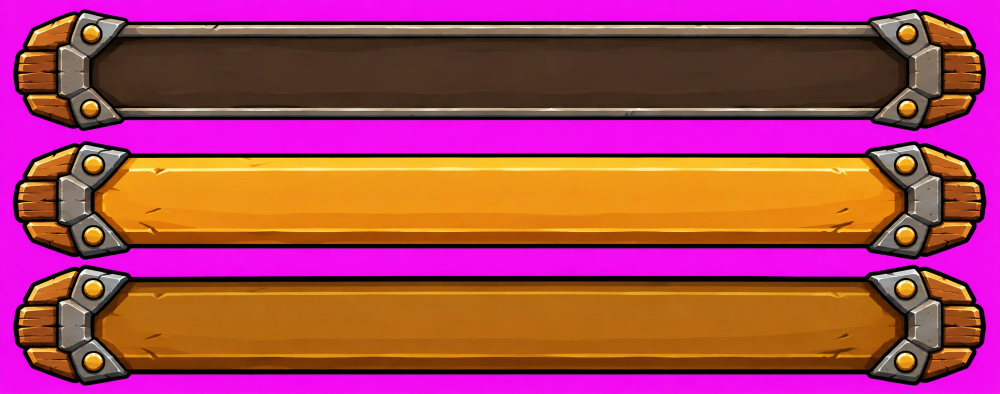
#> input picture artsrc/ui/ui_sheet.png, 1999 x 787 px, found by its file name (shown at 1/2 size)
$ python import_ui_art.py ../artsrc/ui/ui_sheet.png
#> lines starting #> are read from the running program, lines starting #| are printed output that depends on the picture; after the words box and inside, x2 and y2 are one past the last pixel; in counts of white or black regions, pixels touching at a corner belong together
#!/usr/bin/env python3
"""Nhap tam art UI do AI tra ve: tach nen magenta, cat 3 mieng, ghi .meta.

AI tra ve mot tam duy nhat, nen MAGENTA dac chu khong trong suot. Tach nen
khong chi la "xoa diem mau magenta": ria da duoc khu rang cua, tuc moi diem
ria la MOT PHEP TRON giua mau that va magenta. Xoa thang thi con lai vien
hong — dung thu toi vua chan doan nham o anh chup man hinh.

Phai GIAI NGUOC phep tron:
    quan sat = that*alpha + key*(1-alpha)
    => that  = (quan sat - key*(1-alpha)) / alpha

Chay:  python3 tools/import_ui_art.py            # chi do va in
       python3 tools/import_ui_art.py --write
"""

import hashlib
import sys
from pathlib import Path

import numpy as np
from PIL import Image, ImageFilter

SRC = Path("artsrc/ui/ui_sheet.png")
OUT = Path("Assets/_Project/Art/UI")

# Chieu cao MUC TIEU tren man, don vi UI. Lay tu BattleHudBuilder.
TARGET_H = {"panel": 76.0, "button": 112.0, "button_down": 112.0}
REF_PPU = 100.0          # CanvasScaler.referencePixelsPerUnit, mac dinh cua Unity


def key_out(rgb, key, soft=150.0, hard=90.0):
    """Tach nen magenta. Ba buoc, moi buoc chua mot kieu sot khac nhau.

    1. KHOANG CACH toi mau key. Nguong rong (90..150) chu khong hep: anh AI
       tra ve qua WebP, nhieu nen o canh vien den bi day lech hang chuc don
       vi. Nguong hep la nhung diem do song sot nguyen ven — magenta DUC,
       alpha 255, rai khap anh. Da vap dung the.
       An toan vi mau that gan magenta nhat (do cua trai tim) van cach 206.

    2. SAC magenta. Lam, Do deu cao ma Luc thap la chi co nen. Bat nhung
       diem con sot ma buoc 1 khong voi toi.

    3. GIAI NGUOC phep tron o ria: moi diem ria la (that*a + key*(1-a)),
       xoa thang thi con vien hong.
    """
    d = np.linalg.norm(rgb - key, axis=2)
    a = np.clip((d - hard) / (soft - hard), 0.0, 1.0)

    r, g, b = rgb[..., 0], rgb[..., 1], rgb[..., 2]
    a[(g < r - 55) & (g < b - 55) & (r > 110) & (b > 110)] = 0.0

    safe = np.maximum(a, 0.25)[..., None]
    un = (rgb - key * (1.0 - safe)) / safe
    out = np.where(a[..., None] > 0.004, un, rgb)
    return defringe(np.clip(out, 0, 255), a), a


def defringe(colour, alpha, solid=0.92, radius=4):
    """Lay mau cua vung DAC lan ra vung ria.

    Giai nguoc o buoc 3 chia cho alpha, nen alpha cang nho ket qua cang
    nhieu. Thay han mau ria bang mau hang xom dac thi khong con phep chia
    nao — va do cung chinh la viec Unity lam khi bat alphaIsTransparency.
    """
    m = (alpha >= solid).astype(float)
    num = np.dstack([blur(colour[..., c] * m, radius) for c in range(3)])
    den = blur(m, radius)
    filled = num / np.maximum(den, 1e-4)[..., None]
    keep = m[..., None]
    return np.clip(colour * keep + filled * (1 - keep), 0, 255)


def blur(x, r):
    """Mo hop, chay hai lan cho muot. Tu viet bang numpy vi PIL khong nhan
    anh dang so thuc, va o day phai giu nguyen dai gia tri chu khong kep
    ve 0..255."""
    # Cong don PHAI them mot hang 0 o dau. Thieu no thi hieu hai lat cat
    # ra ngan hon dau vao dung mot pixel, va anh teo dan sau moi lan goi.
    k = 2 * r + 1
    for _ in range(2):
        for axis in (0, 1):
            pad = np.pad(x, [(r, r) if i == axis else (0, 0) for i in (0, 1)],
                         mode="edge")
            z = np.zeros([1 if i == axis else pad.shape[i] for i in (0, 1)])
            c = np.cumsum(np.concatenate([z, pad], axis=axis), axis=axis)
            lo = [slice(None)] * 2; hi = [slice(None)] * 2
            hi[axis] = slice(k, None); lo[axis] = slice(0, -k)
            x = (c[tuple(hi)] - c[tuple(lo)]) / k
    return x


def row_runs(mask, min_h=20):
    runs, s = [], None
    for i, v in enumerate(mask):
        if v and s is None:
            s = i
        elif not v and s is not None:
            if i - s > min_h:
                runs.append((s, i - 1))
            s = None
    if s is not None and len(mask) - s > min_h:
        runs.append((s, len(mask) - 1))
    return runs


def cap_width(alpha, thr=0.5):
    """Be rong phan TRANG TRI o hai dau, do bang bong cua hinh.

    Hai dau co nap go va dai kim loai phinh ra, CAO hon thanh ngang. Nen
    chieu cao cua cot la tin hieu hinh hoc sach — khong phu thuoc mau sac
    hay anh sang, khac voi cach do bang do lech mau."""
    h = (alpha > thr).sum(axis=0)
    w = len(h)
    body = np.median(h[w // 3: 2 * w // 3])
    tol = body * 1.02 + 1

    # Quet TU GIUA RA, khong phai tu mep vao. Mep ngoai cung bi bo tron nen
    # chieu cao o do NHO hon than — quet tu mep vao se dung ngay o cot dau
    # tien va bao "khong co nap", dung loi toi vua vap.
    left = next((x for x in range(w // 2, -1, -1) if h[x] > tol), -1) + 1
    right = next((x for x in range(w // 2, w) if h[x] > tol), w)
    return left, w - 1 - right + 1


META = """fileFormatVersion: 2
guid: {guid}
TextureImporter:
  internalIDToNameTable: []
  externalObjects: {{}}
  serializedVersion: 13
  mipmaps:
    mipMapMode: 0
    enableMipMap: 1
    sRGBTexture: 1
    linearTexture: 0
    fadeOut: 0
    borderMipMap: 0
    mipMapsPreserveCoverage: 0
    alphaTestReferenceValue: 0.5
    mipMapFadeDistanceStart: 1
    mipMapFadeDistanceEnd: 3
  bumpmap:
    convertToNormalMap: 0
    externalNormalMap: 0
    heightScale: 0.25
    normalMapFilter: 0
    flipGreenChannel: 0
  isReadable: 0
  streamingMipmaps: 0
  streamingMipmapsPriority: 0
  vTOnly: 0
  ignoreMasterTextureLimit: 0
  ignorePngGamma: 0
  grayScaleToAlpha: 0
  generateCubemap: 6
  cubemapConvolution: 0
  seamlessCubemap: 0
  textureFormat: 1
  maxTextureSize: 4096
  textureSettings:
    serializedVersion: 2
    filterMode: 2
    aniso: 1
    mipBias: 0
    wrapU: 1
    wrapV: 1
    wrapW: 1
  nPOTScale: 0
  lightmap: 0
  compressionQuality: 100
  spriteMode: 1
  spriteExtrude: 1
  spriteMeshType: 1
  alignment: 9
  spritePivot: {{x: 0.5, y: 0.5}}
  spritePixelsToUnits: {ppu}
  spriteBorder: {{x: {bx}, y: {by}, z: {bz}, w: {bw}}}
  spriteGenerateFallbackPhysicsShape: 1
  alphaUsage: 1
  alphaIsTransparency: 1
  spriteTessellationDetail: -1
  textureType: 8
  textureShape: 1
  singleChannelComponent: 0
  flipbookRows: 1
  flipbookColumns: 1
  maxTextureSizeSet: 0
  compressionQualitySet: 0
  textureFormatSet: 0
  ignoreMipmapLimit: 0
  applyGammaDecoding: 0
  swizzle: 50462976
  cookieLightType: 0
  platformSettings:
  - serializedVersion: 3
    buildTarget: DefaultTexturePlatform
    maxTextureSize: 4096
    resizeAlgorithm: 0
    textureFormat: -1
    textureCompression: 0
    compressionQuality: 100
    crunchedCompression: 0
    allowsAlphaSplitting: 0
    overridden: 0
    ignorePlatformSupport: 0
    androidETC2FallbackOverride: 0
    forceMaximumCompressionQuality_BC6H_BC7: 0
  spriteSheet:
    serializedVersion: 2
    sprites: []
    outline: []
    customData:
    physicsShape: []
    bones: []
    spriteID: 5e97eb03825dee720800000000000000
    internalID: 0
    vertices: []
    indices:
    edges: []
    weights: []
    secondaryTextures: []
    spriteCustomMetadata:
      entries: []
    nameFileIdTable: {{}}
  mipmapLimitGroupName:
  pSDRemoveMatte: 0
  userData:
  assetBundleName:
  assetBundleVariant:
"""


def main():
    write = "--write" in sys.argv
    if not SRC.exists():
        print(f"Khong thay {SRC}")
        return 1

    rgb = np.asarray(Image.open(SRC).convert("RGB")).astype(float)
    corner = rgb[:8, :8].reshape(-1, 3)
#> corner = 64 rows, first 8: [235, 16, 240], [236, 15, 240], [240, 14, 240], [243, 12, 240], [246, 13, 241], [246, 13, 241], [244, 13, 241], [242, 14, 241]
    key = np.median(corner, axis=0)
#> key = [242.5, 13.5, 240.5]
    print(f"mau nen do duoc: {key.astype(int)}")
#| mau nen do duoc: [242  13 240]

    colour, alpha = key_out(rgb, key)
#> in key_out, `a[(g < r - 55) & (g < b - 55) & (r > 110) & (b > 110)] = 0.0`:
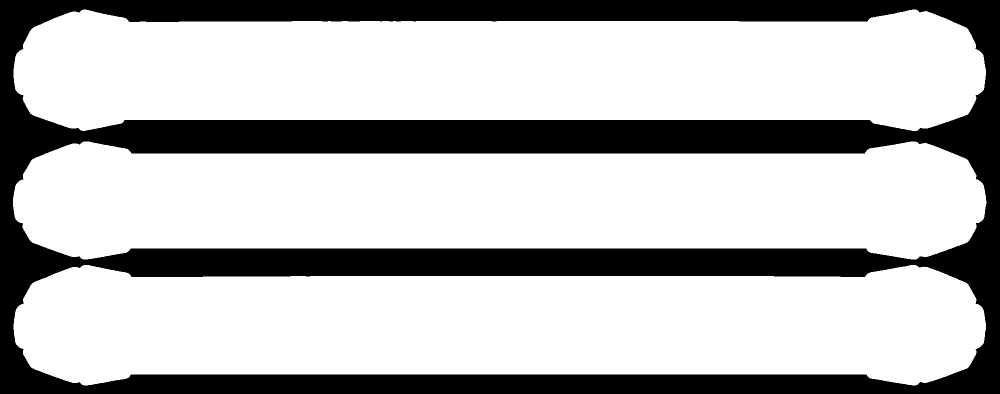
#> a: shape (787, 1999) float64 (shown at 1/2 size); values 0 (black) and 1 (white), 72.6% white; 1 black region, box (x1, y1, x2, y2) and area: (0, 0, 1999, 787) 431791
#> after the loop in blur, `for _ in range(2):`:
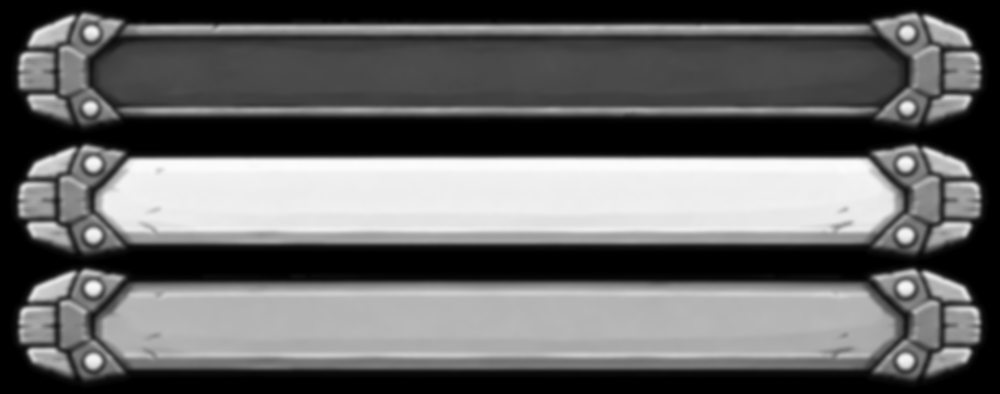
#> x: shape (787, 1999) float64 (shown at 1/2 size); min 0, max 252.5, mean 100.2
#> call 2 of blur, with r = 4
#> in blur (call 2), `k = 2 * r + 1`: k = 9
#> after the loop in blur (call 2), `for _ in range(2):`:
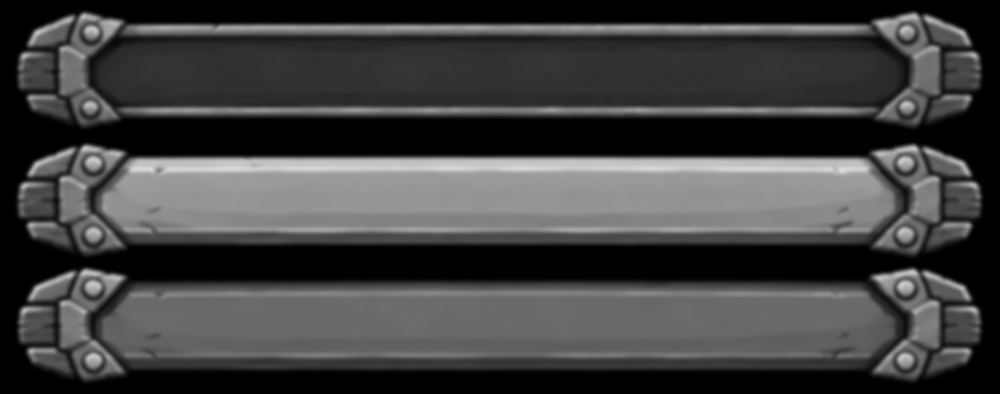
#> x: shape (787, 1999) float64 (shown at 1/2 size); min 0, max 221.3, mean 64.4
#> call 3 of blur, with r = 4
#> after the loop in blur (call 3), `for _ in range(2):`:
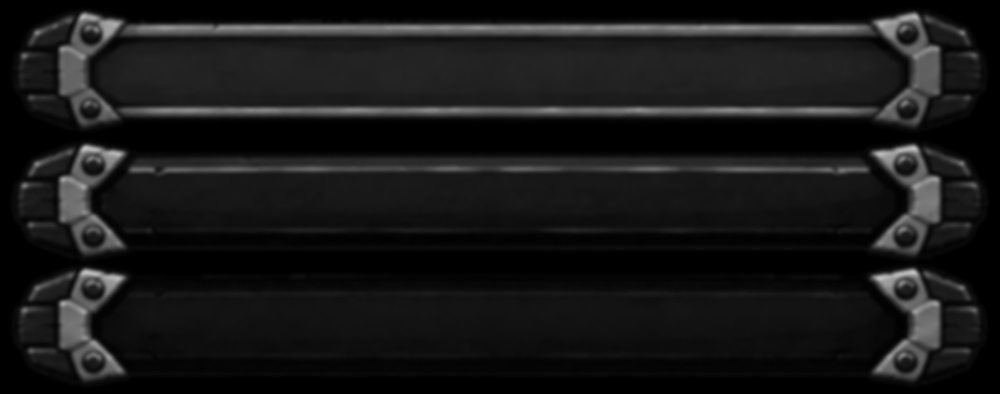
#> x: shape (787, 1999) float64 (shown at 1/2 size); min 0, max 195.8, mean 23.7
#> in defringe, `return np.clip(colour * keep + filled * (1 - keep), 0, 255)`:
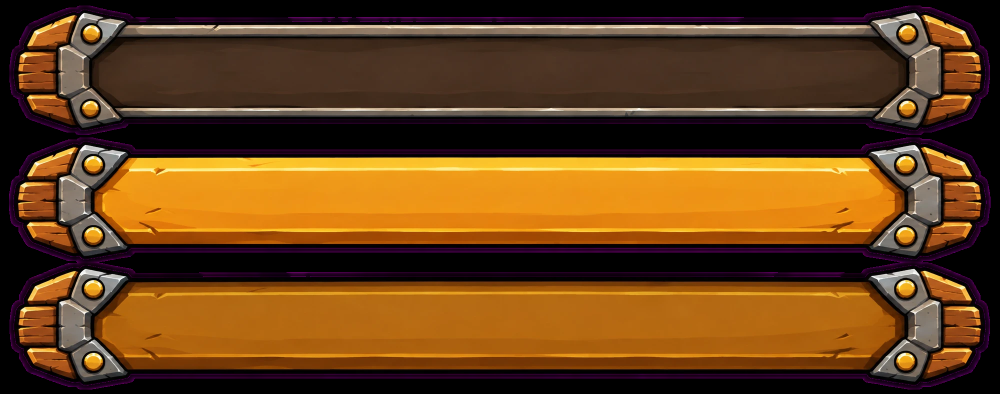
#> returned value: shape (787, 1999, 3) float64 (shown at 1/2 size); mean of channels 0, 1, 2 102.7, 64.5, 26.1; drawn as R, G, B
    runs = row_runs((alpha > 0.5).any(axis=1))
#> the loop in row_runs, `for i, v in enumerate(mask):` made 787 passes
#> v on passes 1 to 12: False, False, False, False, False, False, False, False, False, False, False, False
#> after the loop in row_runs, `for i, v in enumerate(mask):`: runs = [(19, 261), (283, 518), (530, 770)]
#> runs = [(19, 261), (283, 518), (530, 770)]
    names = ["panel", "button", "button_down"]
    if len(runs) != len(names):
        print(f"Mong doi {len(names)} mieng, tim thay {len(runs)} — dung lai.")
        return 1

    # Hai nut dung CHUNG mot Image, chi doi sprite khi nhan. Khac chieu cao
    # hay khac spriteBorder la lúc nhan nut nhay co — nen ep ve cung khuon.
    cut = []
    for (y0, y1), name in zip(runs, names):
        A = alpha[y0:y1 + 1]
        cols = np.where((A > 0.5).any(axis=0))[0]
        x0, x1 = cols[0], cols[-1]
        A = A[:, x0:x1 + 1]
        C = colour[y0:y1 + 1, x0:x1 + 1]
        h, w = A.shape

        capL, capR = cap_width(A)
        cut.append([name, C, A, max(capL, capR)])
        print(f"{name}: {w}x{h}px  nap trai {capL} phai {capR}")
#> this loop made 3 passes
#> (y0, y1, name, x0, x1, body in cap_width) on passes 1 to 3: (19, 261, 'panel', 27, 1971, 198), (283, 518, 'button', 26, 1972, 190), (530, 770, 'button_down', 27, 1971, 197)
#| panel: 1945x243px  nap trai 226 phai 233
#| button: 1947x236px  nap trai 235 phai 241
#| button_down: 1945x241px  nap trai 233 phai 238
#> pass 1, in main, `C = colour[y0:y1 + 1, x0:x1 + 1]`:
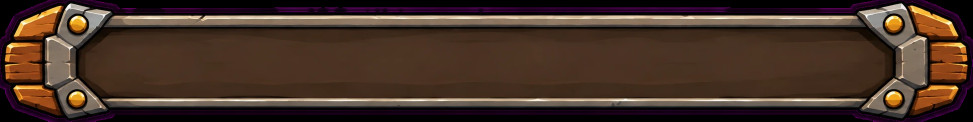
#> C: shape (243, 1945, 3) float64 (shown at 1/2 size); mean R, G, B 71.1, 50.6, 39.5
#> after the loop:
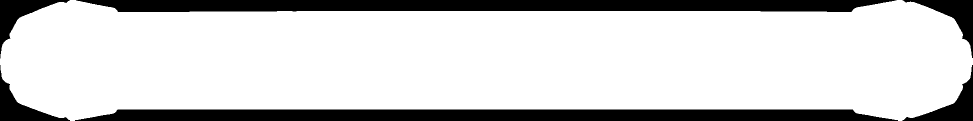
#> A: shape (241, 1945) float64 (shown at 1/2 size); values 0 (black) and 1 (white), 81.8% white; 6 black regions, box (x1, y1, x2, y2) and area: (152, 0, 1793, 24) 34579, (150, 219, 1796, 241) 33776, (0, 0, 140, 117) 4279, (1805, 0, 1945, 116) 4279, (1805, 130, 1945, 241) 4115, (0, 130, 140, 241) 4078
#> after the loop, cut = 3 items

    # Gom hai nut ve cung chieu cao (dem o giua) va cung spriteBorder.
    btn = [c for c in cut if c[0].startswith("button")]
#> btn = 2 items
    bh = max(c[2].shape[0] for c in btn)
#> bh = 241
    bcap = max(c[3] for c in btn)
#> bcap = 241
    for c in btn:
        pad = bh - c[2].shape[0]
        if pad:
            t, b = pad // 2, pad - pad // 2
            c[1] = np.pad(c[1], ((t, b), (0, 0), (0, 0)))
            c[2] = np.pad(c[2], ((t, b), (0, 0)))
        c[3] = bcap
#> this loop made 2 passes
#> (pad, t, b) on pass 1: (5, 2, 3)
#> pad on pass 2: 0

    print()
    for name, C, A, cap in cut:
        h, w = A.shape
        ppu = REF_PPU * h / TARGET_H[name]
        unit = cap * REF_PPU / ppu
        print(f"{name:12s} {w}x{h}  PPU {ppu:7.2f}  cao {h * REF_PPU / ppu:5.1f} UI  "
              f"vien {cap} -> {unit:5.1f} UI moi ben  (be rong NHO NHAT dung duoc "
              f"{2 * unit:.0f})")
        if not write:
            continue
        OUT.mkdir(parents=True, exist_ok=True)
        Image.fromarray(np.dstack([C, A * 255]).astype(np.uint8), "RGBA").save(
            OUT / f"{name}.png")
        guid = hashlib.md5(f"spinsquad/ui/{name}".encode()).hexdigest()
        (OUT / f"{name}.png.meta").write_text(META.format(
            guid=guid, ppu=f"{ppu:.2f}", bx=cap, by=0, bz=cap, bw=0))
#> this loop made 3 passes
#> (name, cap, h, w, ppu, unit) on passes 1 to 3: ('panel', 233, 243, 1945, 319.7, 72.87), ('button', 241, 241, 1947, 215.2, 112), ('button_down', 241, 241, 1945, 215.2, 112)
#| panel        1945x243  PPU  319.74  cao  76.0 UI  vien 233 ->  72.9 UI moi ben  (be rong NHO NHAT dung duoc 146)
#| button       1947x241  PPU  215.18  cao 112.0 UI  vien 241 -> 112.0 UI moi ben  (be rong NHO NHAT dung duoc 224)
#| button_down  1945x241  PPU  215.18  cao 112.0 UI  vien 241 -> 112.0 UI moi ben  (be rong NHO NHAT dung duoc 224)

    print("\n" + ("da ghi" if write else "chua ghi — chay lai voi --write"))
    return 0


if __name__ == "__main__":
    raise SystemExit(main())
#> (the program exits here)
